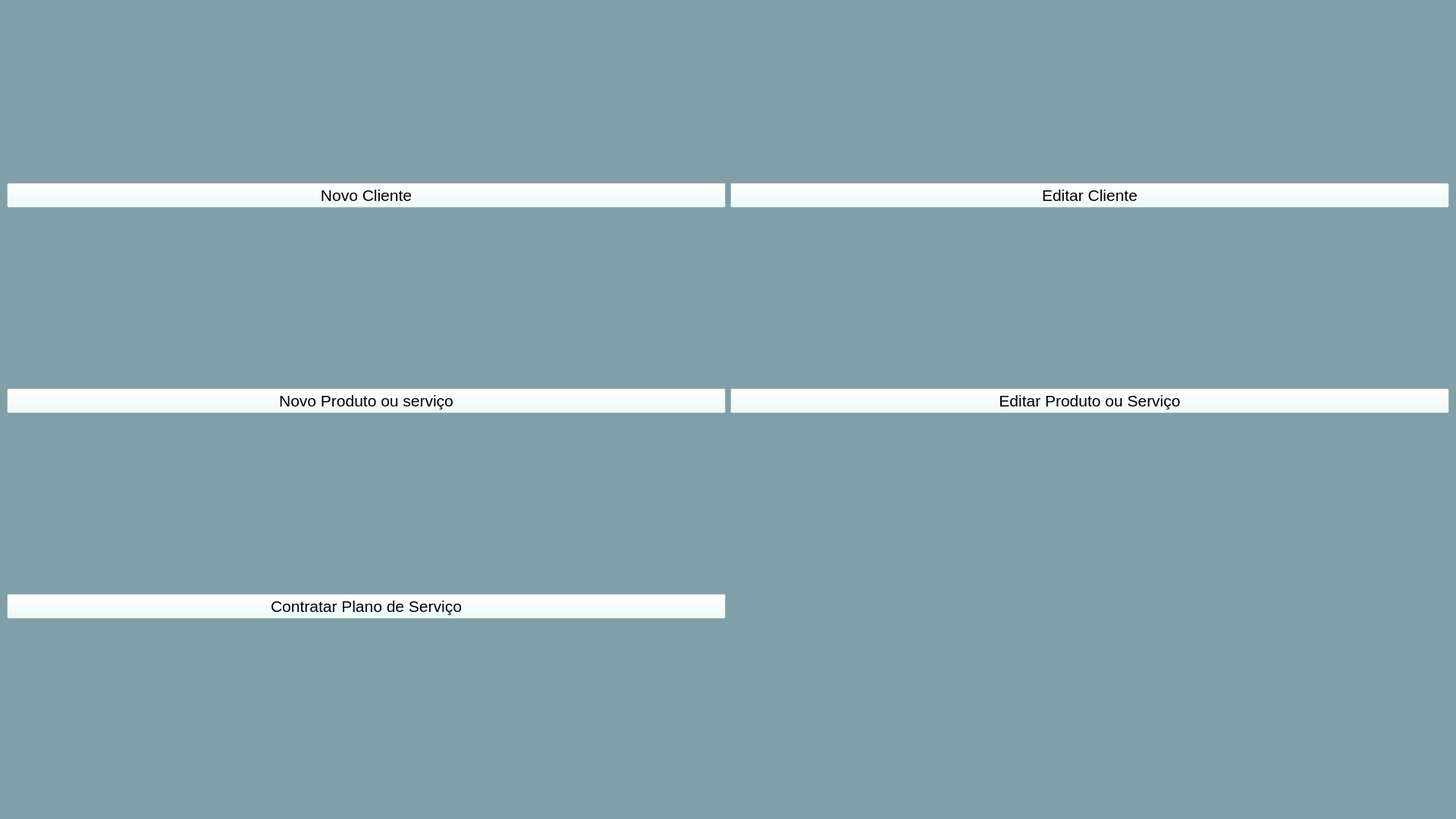
<?xml version="1.0" encoding="UTF-8"?>
<ui version="4.0">
 <class>MainWindow</class>
 <widget class="QMainWindow" name="MainWindow">
  <property name="geometry">
   <rect>
    <x>0</x>
    <y>0</y>
    <width>1920</width>
    <height>1080</height>
   </rect>
  </property>
  <property name="windowTitle">
   <string>MainWindow</string>
  </property>
  <property name="styleSheet">
   <string notr="true">background-color: rgb(128, 159, 168);</string>
  </property>
  <widget class="QWidget" name="centralwidget">
   <layout class="QGridLayout" name="gridLayout">
    <item row="0" column="0">
     <widget class="QPushButton" name="pushButton_3">
      <property name="font">
       <font>
        <pointsize>16</pointsize>
       </font>
      </property>
      <property name="styleSheet">
       <string notr="true">background-color: rgb(234, 255, 251);</string>
      </property>
      <property name="text">
       <string>Novo Cliente</string>
      </property>
     </widget>
    </item>
    <item row="0" column="1">
     <widget class="QPushButton" name="pushButton_4">
      <property name="font">
       <font>
        <pointsize>16</pointsize>
       </font>
      </property>
      <property name="styleSheet">
       <string notr="true">background-color: rgb(234, 255, 251);</string>
      </property>
      <property name="text">
       <string>Editar Cliente</string>
      </property>
     </widget>
    </item>
    <item row="1" column="0">
     <widget class="QPushButton" name="pushButton_5">
      <property name="font">
       <font>
        <pointsize>16</pointsize>
       </font>
      </property>
      <property name="styleSheet">
       <string notr="true">background-color: rgb(234, 255, 251);</string>
      </property>
      <property name="text">
       <string>Novo Produto ou serviço</string>
      </property>
     </widget>
    </item>
    <item row="1" column="1">
     <widget class="QPushButton" name="pushButton_6">
      <property name="font">
       <font>
        <pointsize>16</pointsize>
       </font>
      </property>
      <property name="styleSheet">
       <string notr="true">background-color: rgb(234, 255, 251);</string>
      </property>
      <property name="text">
       <string>Editar Produto ou Serviço</string>
      </property>
     </widget>
    </item>
    <item row="2" column="0">
     <widget class="QPushButton" name="pushButton_7">
      <property name="font">
       <font>
        <pointsize>16</pointsize>
       </font>
      </property>
      <property name="styleSheet">
       <string notr="true">background-color: rgb(234, 255, 251);</string>
      </property>
      <property name="text">
       <string>Contratar Plano de Serviço</string>
      </property>
     </widget>
    </item>
   </layout>
   <zorder>pushButton_4</zorder>
   <zorder>pushButton_5</zorder>
   <zorder>pushButton_6</zorder>
   <zorder>pushButton_7</zorder>
   <zorder>pushButton_3</zorder>
  </widget>
  <widget class="QMenuBar" name="menubar">
   <property name="geometry">
    <rect>
     <x>0</x>
     <y>0</y>
     <width>1920</width>
     <height>22</height>
    </rect>
   </property>
  </widget>
  <widget class="QStatusBar" name="statusbar"/>
 </widget>
 <resources/>
 <connections/>
</ui>
